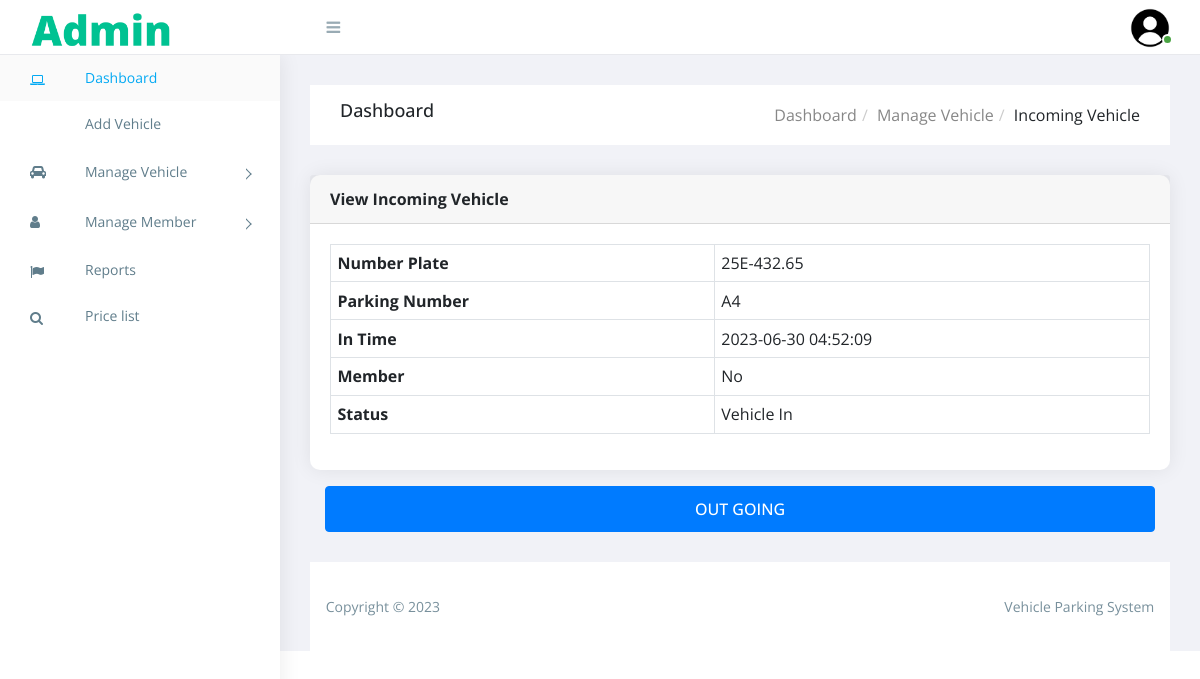
Screenshot of /view-incomingvehicle.php?viewId=26 (signed in) with the database file from the repository.
### tables this page shows
CREATE TABLE IF NOT EXISTS `vehicle` (
  `id` int(11) NOT NULL AUTO_INCREMENT,
  `number_plate` varchar(10) NOT NULL,
  `parking_number` varchar(10) NOT NULL,
  `in_time` timestamp NOT NULL DEFAULT CURRENT_TIMESTAMP,
  `out_time` timestamp NULL DEFAULT NULL,
  `parking_fee` int(6) DEFAULT NULL,
  `status` enum('0','1') NOT NULL DEFAULT '0',
  PRIMARY KEY (`id`)
);

### src/Database.php (called while the page is built, shortened)
<?php
    class Database
    {
        private string $host = "localhost";
        private string $user = "root";
        private string $pass = "";
        private string $dbname = "parking";
        public function connection(): mysqli
        {
            $conn = new mysqli($this->host, $this->user, $this->pass, $this->dbname);
            $conn->query("SET names 'utf8'");
            return $conn;
        }
    }
?>

### src/Control.php (called while the page is built, shortened)
<?php
    class Control
    {
        private mysqli $conn;
        public function __construct(Database $conn)
        {
            $this->conn = $conn->connection();
        }
        public function viewPlate(string $plate)
        {
            $str = strtoupper($plate);
            $str = preg_replace('/[^0-9A-Z]/', '', $str);
            $str = preg_replace("/([0-9A-Z]{0,3})([0-9]{3})(.+)/", "$1-$2.$3", $str);
            return $str;
        }
        public function getInById(int $id): array
        {
            $sql = "SELECT * FROM `vehicle` WHERE `id` = '$id'";
            $result = $this->conn->query($sql);
            return $result->fetch_array();
        }
        public function isMemberCheckMoney(string $plate, string $time): int
        {
            $checkTime = $this->addMonth(0);
            $inTime = substr($time,0,7);
            if($checkTime == $inTime){
                $num = $this->isMember($plate);
            }
            else{
                $sql = "SELECT * FROM member
                        WHERE number_plate = '$plate' AND `time` = '$inTime'";
                $run = $this->conn->query($sql);
                $result = $run->num_rows;
                if(! $result) $num = 0;
                else{
                    $var = $this->isMember($plate);
                    if($var) $num = 1;
                    else $num = 2;
                }
            }
            return $num;
        }
        public function addMonth(int $num): string
        {
            $now = date_create();
            $now = date_create(date_format($now, "Y-m"));
            $value = date_add($now, date_interval_create_from_date_string("$num month"));
            return date_format($value,"Y-m");
        }
    }
?>

### view-incomingvehicle.php (the view, shortened to what this page needs)
<?php
    if(isset($_GET['viewId'])){
        $viewId = $_GET['viewId'];
        $conn = new Database();
        $vehicle = new Control($conn);
        $viewVehicle = $vehicle->getInById($viewId);
        $isMember = $vehicle->isMemberCheckMoney($viewVehicle['number_plate'], $viewVehicle['in_time']);
    }
    else header("Location: incoming-vehicle.php");
?>
<!DOCTYPE html>
<html lang="en">
<head>
    <link rel="stylesheet" href="https://cdn.jsdelivr.net/npm/bootstrap@4.0.0/dist/css/bootstrap.min.css">
    <link rel="stylesheet" href="https://cdn.jsdelivr.net/gh/lykmapipo/themify-icons@0.1.2/css/themify-icons.css">
    <link rel="stylesheet" href="https://cdn.jsdelivr.net/npm/font-awesome@4.7.0/css/font-awesome.min.css">
    <link rel="stylesheet" href="https://cdn.jsdelivr.net/npm/pixeden-stroke-7-icon@1.2.3/pe-icon-7-stroke/dist/pe-icon-7-stroke.min.css">
    <link rel="stylesheet" href="assets/css/style.css">
</head>
<body>
    <?php
        if(isset($_SESSION['datnvSaid'])):
        include_once('assets/includes/sidebar.php');
        include_once('assets/includes/header.php');
    ?>
    <div class="breadcrumbs">
        <div class="breadcrumbs-inner">
            <div class="row m-0">
                <div class="col-sm-4">
                    <div class="page-header float-left">
                        <div class="page-title">
                            <h1>Dashboard</h1>
                        </div>
                    </div>
                </div>
                <div class="col-sm-8">
                    <div class="page-header float-right">
                        <div class="page-title">
                            <ol class="breadcrumb text-right">
                                <li><a href="index.php">Dashboard</a></li>
                                <li><a href="incoming-vehicle.php">Manage Vehicle</a></li>
                                <li class="active">Incoming Vehicle</li>
                            </ol>
                        </div>
                    </div>
                </div>
            </div>
        </div>
    </div>
    <div class="content">
        <div class="animated fadeIn">
            <div class="row">
                <div class="col-lg-12">
                    <div class="card">
                        <div class="card-header">
                            <strong class="card-title">View Incoming Vehicle</strong>
                        </div>
                        <div class="card-body">
                            <table border="1" class="table table-bordered mg-b-0">
                                <tr>
                                    <th>Number Plate</th>
                                    <td><?= $vehicle->viewPlate($viewVehicle['number_plate']) ?></td>
                                </tr>
                                <tr>
                                    <th>Parking Number</th>
                                    <td><?= $viewVehicle['parking_number'] ?></td>
                                </tr>
                                <tr>
                                    <th>In Time</th>
                                    <td><?= $viewVehicle['in_time'] ?></td>
                                </tr>
                                <tr>
                                    <th>Member</th>
                                    <td><?php if(! $isMember) echo "No"; elseif($isMember == 1) echo "Yes"; else echo "No (Out of member)" ?></td>
                                </tr>
                                <tr>
                                    <th>Status</th>
                                    <td>Vehicle In</td>
                                </tr>
                            </table>
                        </div>
                    </div>
                    <div class="col-lg-12">
                        <form action="" method="post">
                            <button type="submit" class="btn btn-primary btn-block" name="submit">Out Going</button>
                        </form>
                    </div>
                </div>
            </div>
        </div>
    </div>
    <?php
        include_once('assets/includes/footer.php');
        else: echo "<script>window.location = 'login.php'</script>";
        endif;
    ?>
</body>
</html>

### assets/css/style.css (style rules this page uses)
* { margin: 0; padding: 0; text-decoration: none; font-family: "Open Sans", sans-serif; box-sizing: border-box; }
body { display: table; font-size: 16px; width: 100%; }
.right-panel .breadcrumbs { float: left; margin-top: 30px; padding: 0 1.875em; width: 100%; }
.right-panel .breadcrumbs .breadcrumbs-inner { background-color: #fff; }
.right-panel .page-header { min-height: 50px; margin: 0px; padding: 0px 15px; background: #ffffff; border-bottom: 0px; }
.right-panel .page-header h1 { font-size: 18px; padding: 15px 0; }
.right-panel .page-header .breadcrumb { margin: 0px; padding: 13.5px 0; background: #fff; text-transform: capitalize; }
.right-panel .page-header .breadcrumb > li + li:before { padding: 0 5px; color: #ccc; content: "/\00a0"; }
button, a { text-decoration: none; color: #878787; }
.row { align-items: center; }
.table td, .table th { padding: 0.4rem; }
button, a:hover { text-decoration: none; color: #007bff; transition: all 0.25s ease; }
.content { float: left; padding: 1.875em; width: 100%; }
.card { border-radius: 10px; padding: 0; border: 0px solid transparent; -webkit-box-shadow: 0 0 20px rgba(0, 0, 0, 0.08); box-shadow: 0 0 20px rgba(0, 0, 0, 0.08); }
.card .card-body { float: left; padding: 1.25em; position: relative; width: 100%; }
.btn, .button { display: inline-block; font-weight: 500; text-transform: uppercase; text-align: center; white-space: nowrap; padding: 10px 30px; vertical-align: middle; -webkit-transition: all 0.15s ease-in-out; transition: all 0.15s ease-in-out; border-radius: 3; cursor: pointer; }
@media (max-width: 1368px) { .card-body { padding: 15px; } }

### rows the page displays
vehicle: number_plate "25E-432.65", parking_number "A4", in_time "2023-06-30 04:52:09"
